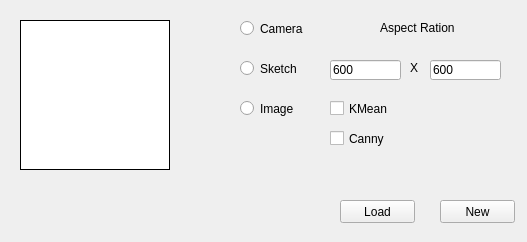
<?xml version="1.0" encoding="UTF-8"?>
<ui version="4.0">
 <class>StartWindow</class>
 <widget class="QWidget" name="StartWindow">
  <property name="geometry">
   <rect>
    <x>0</x>
    <y>0</y>
    <width>527</width>
    <height>242</height>
   </rect>
  </property>
  <property name="windowTitle">
   <string>Form</string>
  </property>
  <widget class="QPushButton" name="newButton">
   <property name="geometry">
    <rect>
     <x>440</x>
     <y>200</y>
     <width>75</width>
     <height>23</height>
    </rect>
   </property>
   <property name="text">
    <string>New</string>
   </property>
  </widget>
  <widget class="QPushButton" name="loadButton">
   <property name="geometry">
    <rect>
     <x>340</x>
     <y>200</y>
     <width>75</width>
     <height>23</height>
    </rect>
   </property>
   <property name="text">
    <string>Load</string>
   </property>
  </widget>
  <widget class="QRadioButton" name="cameraRadio">
   <property name="geometry">
    <rect>
     <x>240</x>
     <y>20</y>
     <width>82</width>
     <height>17</height>
    </rect>
   </property>
   <property name="text">
    <string>Camera</string>
   </property>
  </widget>
  <widget class="QRadioButton" name="sketchRadio">
   <property name="geometry">
    <rect>
     <x>240</x>
     <y>60</y>
     <width>82</width>
     <height>17</height>
    </rect>
   </property>
   <property name="text">
    <string>Sketch</string>
   </property>
  </widget>
  <widget class="QRadioButton" name="imageRadio">
   <property name="geometry">
    <rect>
     <x>240</x>
     <y>100</y>
     <width>82</width>
     <height>17</height>
    </rect>
   </property>
   <property name="text">
    <string>Image</string>
   </property>
  </widget>
  <widget class="QCheckBox" name="kMeanCheck">
   <property name="geometry">
    <rect>
     <x>330</x>
     <y>100</y>
     <width>70</width>
     <height>17</height>
    </rect>
   </property>
   <property name="text">
    <string>KMean</string>
   </property>
  </widget>
  <widget class="QCheckBox" name="cannyCheck">
   <property name="geometry">
    <rect>
     <x>330</x>
     <y>130</y>
     <width>70</width>
     <height>17</height>
    </rect>
   </property>
   <property name="text">
    <string>Canny</string>
   </property>
  </widget>
  <widget class="QLineEdit" name="width">
   <property name="geometry">
    <rect>
     <x>330</x>
     <y>60</y>
     <width>71</width>
     <height>20</height>
    </rect>
   </property>
   <property name="text">
    <string>600</string>
   </property>
  </widget>
  <widget class="QLineEdit" name="height">
   <property name="geometry">
    <rect>
     <x>430</x>
     <y>60</y>
     <width>71</width>
     <height>20</height>
    </rect>
   </property>
   <property name="text">
    <string>600</string>
   </property>
  </widget>
  <widget class="QLabel" name="X">
   <property name="geometry">
    <rect>
     <x>410</x>
     <y>60</y>
     <width>21</width>
     <height>16</height>
    </rect>
   </property>
   <property name="text">
    <string>X</string>
   </property>
  </widget>
  <widget class="QLabel" name="aspectRatioLabel">
   <property name="geometry">
    <rect>
     <x>380</x>
     <y>20</y>
     <width>91</width>
     <height>16</height>
    </rect>
   </property>
   <property name="text">
    <string>Aspect Ration</string>
   </property>
  </widget>
  <widget class="QFrame" name="example">
   <property name="geometry">
    <rect>
     <x>20</x>
     <y>20</y>
     <width>150</width>
     <height>150</height>
    </rect>
   </property>
   <property name="styleSheet">
    <string notr="true">background-color: rgb(255, 255, 255);
border: 1px solid;
border-color: qlineargradient(spread:pad, x1:0, y1:0, x2:1, y2:0, stop:0 rgba(245, 224, 176, 255), stop:0.09 rgba(246, 189, 237, 255), stop:0.14 rgba(194, 207, 246, 255), stop:0.19 rgba(184, 160, 168, 255), stop:0.25 rgba(171, 186, 248, 255), stop:0.32 rgba(243, 248, 224, 255), stop:0.385 rgba(249, 162, 183, 255), stop:0.47 rgba(100, 115, 124, 255), stop:0.58 rgba(251, 205, 202, 255), stop:0.65 rgba(170, 128, 185, 255), stop:0.75 rgba(252, 222, 204, 255), stop:0.805 rgba(206, 122, 218, 255), stop:0.86 rgba(254, 223, 175, 255), stop:0.91 rgba(254, 236, 244, 255), stop:1 rgba(255, 191, 221, 255));</string>
   </property>
   <property name="frameShape">
    <enum>QFrame::StyledPanel</enum>
   </property>
   <property name="frameShadow">
    <enum>QFrame::Raised</enum>
   </property>
  </widget>
 </widget>
 <resources/>
 <connections/>
</ui>
